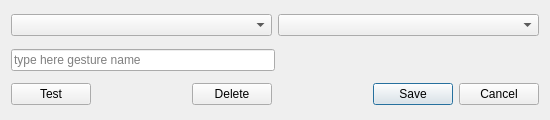
<?xml version="1.0" encoding="UTF-8"?>
<ui version="4.0">
 <class>Gecon::StateGestureDialog</class>
 <widget class="QDialog" name="Gecon::StateGestureDialog">
  <property name="geometry">
   <rect>
    <x>0</x>
    <y>0</y>
    <width>550</width>
    <height>120</height>
   </rect>
  </property>
  <property name="sizePolicy">
   <sizepolicy hsizetype="MinimumExpanding" vsizetype="MinimumExpanding">
    <horstretch>0</horstretch>
    <verstretch>0</verstretch>
   </sizepolicy>
  </property>
  <property name="minimumSize">
   <size>
    <width>550</width>
    <height>120</height>
   </size>
  </property>
  <property name="maximumSize">
   <size>
    <width>550</width>
    <height>120</height>
   </size>
  </property>
  <property name="windowTitle">
   <string>Dialog</string>
  </property>
  <layout class="QVBoxLayout" name="verticalLayout">
   <item>
    <widget class="QWidget" name="gestureSettings" native="true">
     <layout class="QHBoxLayout" name="gestureSettingsLayout">
      <property name="spacing">
       <number>6</number>
      </property>
      <property name="margin">
       <number>0</number>
      </property>
      <item>
       <widget class="QWidget" name="widget" native="true">
        <property name="sizePolicy">
         <sizepolicy hsizetype="Preferred" vsizetype="Preferred">
          <horstretch>0</horstretch>
          <verstretch>0</verstretch>
         </sizepolicy>
        </property>
        <property name="minimumSize">
         <size>
          <width>0</width>
          <height>0</height>
         </size>
        </property>
        <layout class="QHBoxLayout" name="horizontalLayout_2">
         <property name="margin">
          <number>0</number>
         </property>
         <item>
          <widget class="QComboBox" name="object">
           <property name="sizePolicy">
            <sizepolicy hsizetype="Preferred" vsizetype="Fixed">
             <horstretch>0</horstretch>
             <verstretch>0</verstretch>
            </sizepolicy>
           </property>
          </widget>
         </item>
         <item>
          <widget class="QComboBox" name="objectProperty">
           <property name="minimumSize">
            <size>
             <width>0</width>
             <height>0</height>
            </size>
           </property>
          </widget>
         </item>
        </layout>
       </widget>
      </item>
     </layout>
    </widget>
   </item>
   <item>
    <widget class="QWidget" name="widget_2" native="true">
     <layout class="QHBoxLayout" name="horizontalLayout_3">
      <property name="margin">
       <number>0</number>
      </property>
      <item>
       <widget class="QLineEdit" name="gestureName">
        <property name="placeholderText">
         <string>type here gesture name</string>
        </property>
       </widget>
      </item>
      <item>
       <spacer name="horizontalSpacer">
        <property name="orientation">
         <enum>Qt::Horizontal</enum>
        </property>
        <property name="sizeHint" stdset="0">
         <size>
          <width>40</width>
          <height>20</height>
         </size>
        </property>
       </spacer>
      </item>
     </layout>
    </widget>
   </item>
   <item>
    <widget class="QWidget" name="buttons" native="true">
     <layout class="QHBoxLayout" name="horizontalLayout">
      <property name="margin">
       <number>0</number>
      </property>
      <item>
       <widget class="QPushButton" name="testButton">
        <property name="text">
         <string>Test</string>
        </property>
       </widget>
      </item>
      <item>
       <spacer name="horizontalSpacer_2">
        <property name="orientation">
         <enum>Qt::Horizontal</enum>
        </property>
        <property name="sizeHint" stdset="0">
         <size>
          <width>40</width>
          <height>20</height>
         </size>
        </property>
       </spacer>
      </item>
      <item>
       <widget class="QPushButton" name="deleteButton">
        <property name="text">
         <string>Delete</string>
        </property>
       </widget>
      </item>
      <item>
       <spacer name="horizontalSpacer_3">
        <property name="orientation">
         <enum>Qt::Horizontal</enum>
        </property>
        <property name="sizeHint" stdset="0">
         <size>
          <width>40</width>
          <height>20</height>
         </size>
        </property>
       </spacer>
      </item>
      <item>
       <widget class="QDialogButtonBox" name="buttonBox">
        <property name="sizePolicy">
         <sizepolicy hsizetype="Expanding" vsizetype="Fixed">
          <horstretch>0</horstretch>
          <verstretch>0</verstretch>
         </sizepolicy>
        </property>
        <property name="orientation">
         <enum>Qt::Horizontal</enum>
        </property>
        <property name="standardButtons">
         <set>QDialogButtonBox::Cancel|QDialogButtonBox::Save</set>
        </property>
       </widget>
      </item>
     </layout>
    </widget>
   </item>
  </layout>
 </widget>
 <resources/>
 <connections>
  <connection>
   <sender>buttonBox</sender>
   <signal>rejected()</signal>
   <receiver>Gecon::StateGestureDialog</receiver>
   <slot>reject()</slot>
   <hints>
    <hint type="sourcelabel">
     <x>325</x>
     <y>90</y>
    </hint>
    <hint type="destinationlabel">
     <x>286</x>
     <y>274</y>
    </hint>
   </hints>
  </connection>
 </connections>
</ui>
